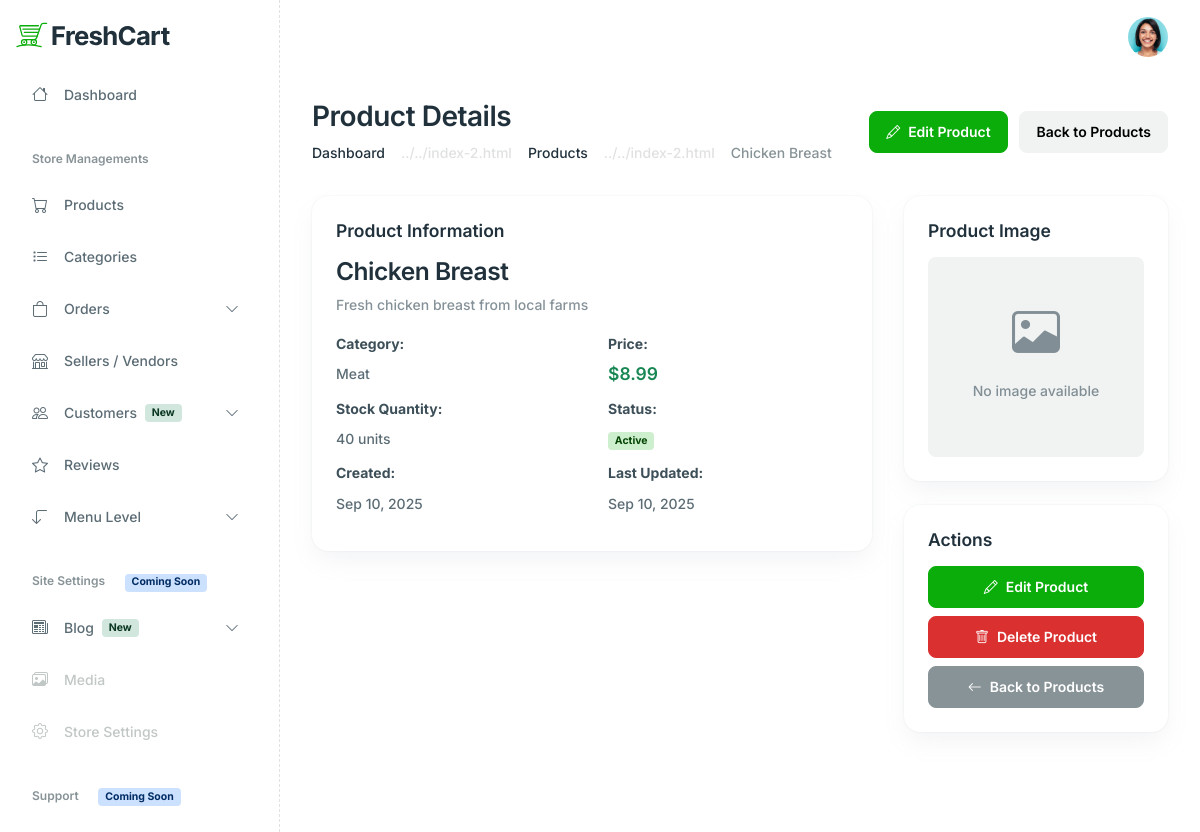
The app's page /dashboard/products/7/ (signed in) with its own data.
### admin_dashboard/models.py (models this page shows, shortened)
class Product(models.Model):
    STATUS_CHOICES = [
        ('active', 'Active'),
        ('draft', 'Draft'),
        ('deactive', 'Deactive'),
    ]
    CATEGORY_CHOICES = [
        ('Dairy, Bread & Eggs', 'Dairy, Bread & Eggs'),
        ('Snacks & Munchies', 'Snacks & Munchies'),
        ('Fruits & Vegetables', 'Fruits & Vegetables'),
        ('Bakery & Biscuits', 'Bakery & Biscuits'),
        ('Instant Food', 'Instant Food'),
        ('Tea, Coffee & Drinks', 'Tea, Coffee & Drinks'),
        ('Atta, Rice & Dal', 'Atta, Rice & Dal'),
        ('Masala, Oil & More', 'Masala, Oil & More'),
        ('Sweet Tooth', 'Sweet Tooth'),
        ('Frozen Veg', 'Frozen Veg'),
        ('Frozen Non-Veg', 'Frozen Non-Veg'),
    ]
    name = models.CharField(max_length=200)
    description = models.TextField()
    price = models.DecimalField(max_digits=10, decimal_places=2)
    category = models.CharField(max_length=100, choices=CATEGORY_CHOICES)
    stock_quantity = models.IntegerField(default=0)
    image = models.ImageField(upload_to='products/', blank=True, null=True)
    status = models.CharField(max_length=20, choices=STATUS_CHOICES, default='active')
    created_at = models.DateTimeField(auto_now_add=True)
    updated_at = models.DateTimeField(auto_now=True)
    is_active = models.BooleanField(default=True)
    @property
    def status_display(self):
        return self.get_status_display()
    @property
    def status_badge_class(self):
        status_classes = {
            'active': 'bg-light-primary text-dark-primary',
            'draft': 'bg-light-warning text-dark-warning',
            'deactive': 'bg-light-danger text-dark-danger',
        }
        return status_classes.get(self.status, 'bg-light-secondary text-dark-secondary')
    class Meta:
        ordering = ['-created_at']

### admin_dashboard/views.py (the view)
# urls.py: path('products/<int:pk>/', views.product_detail, name='product_detail'),
@login_required(login_url='/auth/login/')
def product_detail(request, pk):
    product = get_object_or_404(Product, pk=pk)
    context = {
        'product': product,
    }
    return render(request, 'dashboard/product-detail.html', context)

### templates/dashboard/product-detail.html (shortened to what this page needs)
{% extends 'dashboard/base.html' %}
{% load static %}
{% block content %}
<main class="main-content-wrapper">
    <div class="container">
        <div class="row mb-8">
            <div class="col-md-12">
                <div class="d-md-flex justify-content-between align-items-center">
                    <div>
                        <h2>Product Details</h2>
                        <nav aria-label="breadcrumb">
                            <ol class="breadcrumb mb-0">
                                <li class="breadcrumb-item"><a href="{% url 'dashboard' %}" class="text-inherit">Dashboard</a></li>
                                <li class="breadcrumb-item"><a href="{% url 'products_list' %}" class="text-inherit">Products</a></li>
                                <li class="breadcrumb-item active" aria-current="page">{{ product.name }}</li>
                            </ol>
                        </nav>
                    </div>
                    <div>
                        <a href="{% url 'edit_product' product.pk %}" class="btn btn-primary me-2">
                            <i class="bi bi-pencil me-2"></i>Edit Product
                        </a>
                        <a href="{% url 'products_list' %}" class="btn btn-light">Back to Products</a>
                    </div>
                </div>
            </div>
        </div>
        <div class="row">
            <div class="col-lg-8 col-12">
                <div class="card mb-6 card-lg">
                    <div class="card-body p-6">
                        <h4 class="mb-4 h5">Product Information</h4>
                        <div class="row">
                            <div class="col-12 mb-4">
                                <h3>{{ product.name }}</h3>
                                <p class="text-muted mb-0">{{ product.description }}</p>
                            </div>
                            <div class="col-md-6 mb-3">
                                <label class="form-label fw-bold">Category:</label>
                                <p class="mb-0">{{ product.category }}</p>
                            </div>
                            <div class="col-md-6 mb-3">
                                <label class="form-label fw-bold">Price:</label>
                                <p class="mb-0 h5 text-success">${{ product.price }}</p>
                            </div>
                            <div class="col-md-6 mb-3">
                                <label class="form-label fw-bold">Stock Quantity:</label>
                                <p class="mb-0">{{ product.stock_quantity }} units</p>
                            </div>
                            <div class="col-md-6 mb-3">
                                <label class="form-label fw-bold">Status:</label>
                                <p class="mb-0">
                                    <span class="badge {{ product.status_badge_class }}">{{ product.status_display }}</span>
                                </p>
                            </div>
                            <div class="col-md-6 mb-3">
                                <label class="form-label fw-bold">Created:</label>
                                <p class="mb-0">{{ product.created_at|date:"M d, Y" }}</p>
                            </div>
                            <div class="col-md-6 mb-3">
                                <label class="form-label fw-bold">Last Updated:</label>
                                <p class="mb-0">{{ product.updated_at|date:"M d, Y" }}</p>
                            </div>
                        </div>
                    </div>
                </div>
            </div>
            <div class="col-lg-4 col-12">
                <div class="card mb-6 card-lg">
                    <div class="card-body p-6">
                        <h4 class="mb-4 h5">Product Image</h4>
                        {% if product.image %}
                            <img src="{{ product.image.url }}" alt="{{ product.name }}" class="img-fluid rounded">
                        {% else %}
                            <div class="bg-light rounded d-flex align-items-center justify-content-center" style="height: 200px;">
                                <div class="text-center">
                                    <i class="bi bi-image text-muted" style="font-size: 3rem;"></i>
                                    <p class="text-muted mt-2">No image available</p>
                                </div>
                            </div>
                        {% endif %}
                    </div>
                </div>
                <div class="card card-lg">
                    <div class="card-body p-6">
                        <h4 class="mb-4 h5">Actions</h4>
                        <div class="d-grid gap-2">
                            <a href="{% url 'edit_product' product.pk %}" class="btn btn-primary">
                                <i class="bi bi-pencil me-2"></i>Edit Product
                            </a>
                            <a href="{% url 'delete_product' product.pk %}" class="btn btn-danger" onclick="return confirm('Are you sure you want to delete this product?')">
                                <i class="bi bi-trash me-2"></i>Delete Product
                            </a>
                            <a href="{% url 'products_list' %}" class="btn btn-secondary">
                                <i class="bi bi-arrow-left me-2"></i>Back to Products
                            </a>
                        </div>
                    </div>
                </div>
            </div>
        </div>
    </div>
</main>
{% endblock %}

### records on screen
Product: name "Chicken Breast", description "Fresh chicken breast from local farms", category "Meat", price "8.99", stock_quantity "40", status_display "Active", created_at "Sep 10, 2025", updated_at "Sep 10, 2025"
